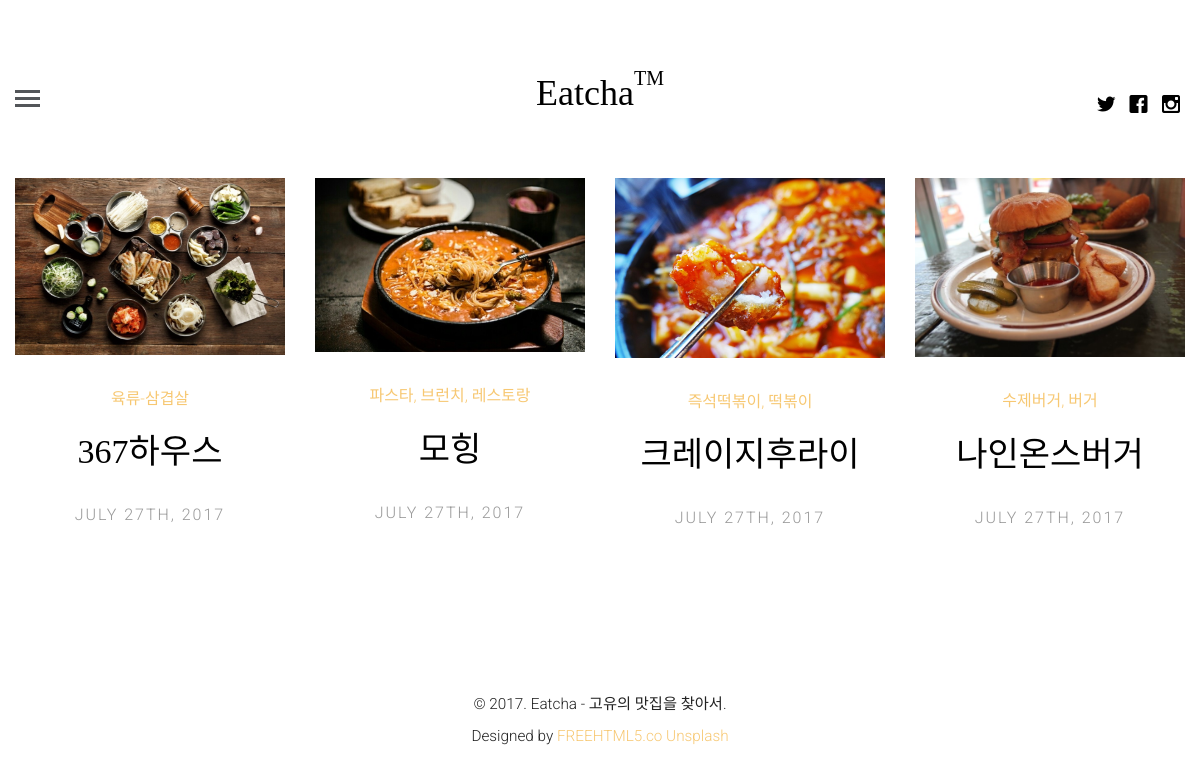
The app's page /shop/, older data.
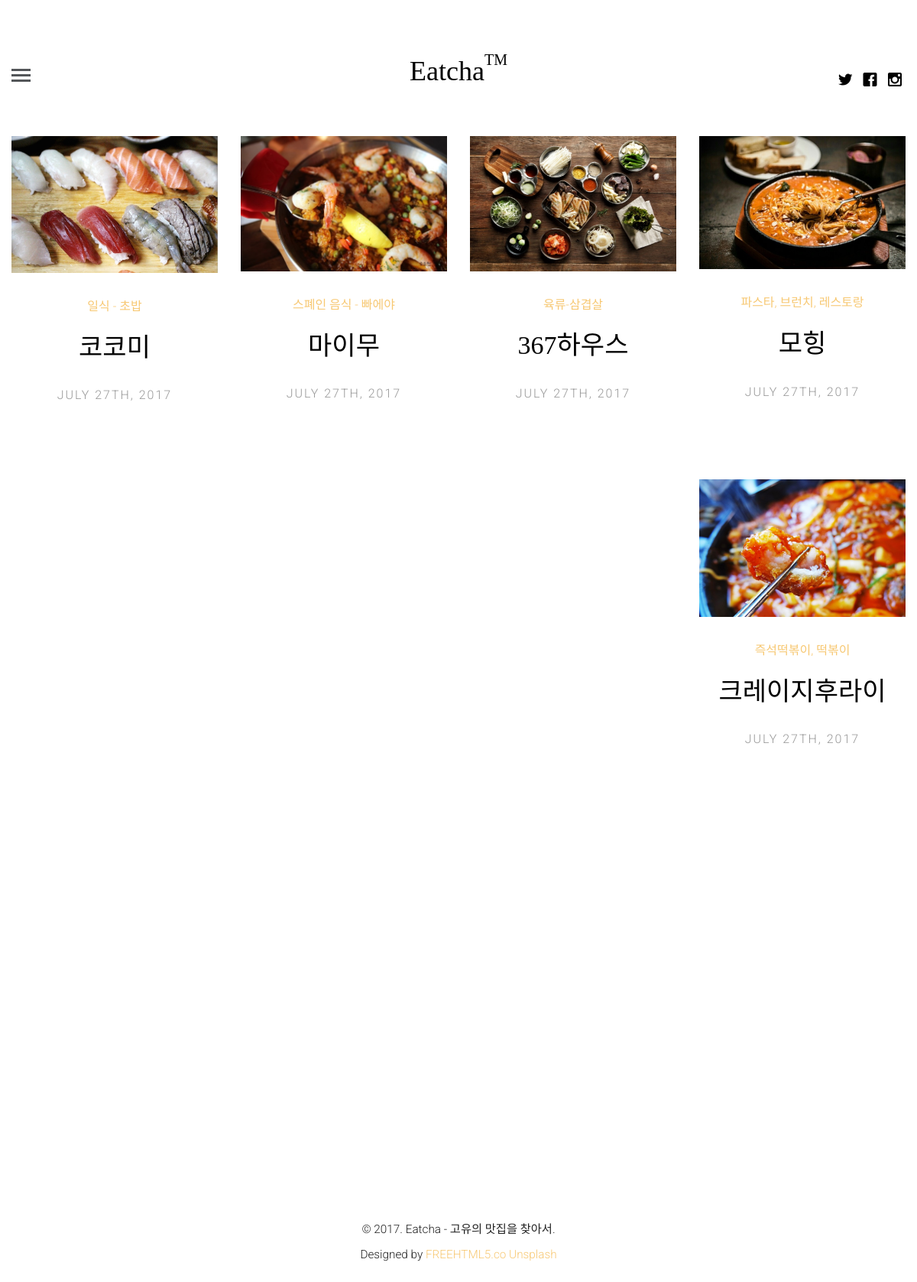
The same page, newer data.
### shop/models.py (models this page shows, shortened)
class Photo(models.Model):
    title = models.CharField(max_length=100,verbose_name="식당명",help_text='제목을 입력해 주세요')
    author = models.CharField(max_length=20)
    image = models.ImageField()
    content = models.TextField(max_length=500, verbose_name="내용",null=True, blank=True)
    cdate_created = models.DateTimeField(auto_now_add=True)
    date_updated = models.DateTimeField(auto_now=True)
    tags = models.CharField(max_length=100, blank=True)
    tag_set = models.ManyToManyField('Tag', blank=True)#('앱이름.tag')
    class Meta:
        ordering=['-id']

### shop/views.py (the view)
def all(request):
    qs = Photo.objects.all()
    return render(request, 'shop/index.html', {'img': qs})

### shop/templates/shop/index.html
{% extends "base.html" %}
{% block content %}
<div class="container-fluid">
        <div class="row fh5co-post-entry">
    {% for x in img %}
            <article class="col-lg-3 col-md-3 col-sm-3 col-xs-6 col-xxs-12 animate-box">
                 <figure>
                    <a href="post/{{x.id}}"><img src="{{ x.image.url }}" alt="Image" class="img-responsive"></a>
                </figure>
                <span class="fh5co-meta"><a href="single.html">{{x.tags}}</a></span>
                <h2 class="fh5co-article-title"><a href="single.html">{{x.title}}</a></h2>
                <span class="fh5co-meta fh5co-date">July 27th, 2017</span>
              </article>{% endfor %}
            <div class="clearfix visible-lg-block visible-md-block visible-sm-block visible-xs-block"></div>
    </div>
    </div>
{% endblock %}

### Eatcha/templates/base.html (shortened to what this page needs)
{% load staticfiles %}
<!DOCTYPE html>
 <html class="no-js">
    <head>
    <link rel="stylesheet" href="{% static 'css/animate.css' %}">
    <link rel="stylesheet" href="{% static 'css/icomoon.css' %}">
    <link rel="stylesheet" href="{% static 'css/bootstrap.css' %}">
    <link rel="stylesheet" href="{% static 'css/style.css' %}">
    </head>
    <body>
    <header id="fh5co-header">
        <div class="container-fluid">
            <div class="row">
                <a href="#" class="js-fh5co-nav-toggle fh5co-nav-toggle"><i></i></a>
                <ul class="fh5co-social">
                    <li><a href="#"><i class="icon-twitter"></i></a></li>
                    <li><a href="#"><i class="icon-facebook"></i></a></li>
                    <li><a href="#"><i class="icon-instagram"></i></a></li>
                </ul>
                <div class="col-lg-12 col-md-12 text-center">
                    <big><h1 id="fh5co-logo"><a href="index.html">Eatcha<sup>TM</sup></a></h1></big>
                </div>
            </div>
        </div>
    </header>
    {% block content %}
    {% endblock %}
    <footer id="fh5co-footer">
        <p><small>&copy; 2017. Eatcha - 고유의 맛집을 찾아서. <br> Designed by <a href="http://freehtml5.co" target="_blank">FREEHTML5.co</a>  <a href="http://unsplash.com/" target="_blank">Unsplash</a></small></p>
    </footer>
    </body>
</html>

### static/css/icomoon.css (style rules this page uses)
[class^="icon-"], [class*=" icon-"] { font-family: 'icomoon' !important; speak: none; font-style: normal; font-weight: normal; font-variant: normal; text-transform: none; line-height: 1; -webkit-font-smoothing: antialiased; -moz-osx-font-smoothing: grayscale; }
.icon-facebook:before { content: "\ea67"; }
.icon-instagram:before { content: "\ea6f"; }
.icon-twitter:before { content: "\ea7c"; }

### static/css/style.css (style rules this page uses)
html { background: #fff; }
body { font-family: "Roboto", arial, sans-serif; font-size: 18px; font-weight: 300; line-height: 1.8; color: #222; background: #fff; }
a { color: #f7c873; -webkit-transition: 0.5s; -o-transition: 0.5s; transition: 0.5s; }
h1, h2, h3, h4, h5, h6 { font-family: "Playfair Display", times, serif; color: #000; }
p { margin-bottom: 30px; }
#fh5co-header { padding: 3em 3em; float: left; width: 100%; }
@media screen and (max-width: 1200px) { #fh5co-header { padding-left: 15px; padding-right: 15px; } }
#fh5co-header .fh5co-nav-toggle { position: absolute; top: 4.2em; left: 3em; z-index: 99; }
@media screen and (max-width: 1200px) { #fh5co-header .fh5co-nav-toggle { top: 4em; left: 15px; } }
#fh5co-header .fh5co-social { position: absolute !important; right: 3em !important; top: 3.2em; z-index: 99; -webkit-transition: 0.5s; -o-transition: 0.5s; transition: 0.5s; }
@media screen and (max-width: 1200px) { #fh5co-header .fh5co-social { right: 15px !important; top: 3.2em; } }
#fh5co-header #fh5co-logo { text-align: center; }
#fh5co-header #fh5co-logo a { color: #000; }
#fh5co-header #fh5co-logo a sup { font-size: 20px; top: -20px; }
.fh5co-post-entry article { text-align: center; float: left; margin-bottom: 110px; padding-left: 3em; padding-right: 3em; }
@media screen and (max-width: 1200px) { .fh5co-post-entry article { margin-bottom: 80px; padding-left: 15px; padding-right: 15px; } }
.fh5co-post-entry article a img { opacity: 1; -webkit-transition: 0.5s; -o-transition: 0.5s; transition: 0.5s; }
.fh5co-post-entry article figure { margin-bottom: 30px; }
.fh5co-post-entry article h2 { font-family: "Playfair Display", times, serif; font-size: 34px; color: #000; margin-bottom: 30px; }
.fh5co-post-entry article h2 a { color: #000; }
.fh5co-post-entry article .fh5co-meta { font-size: 16px; font-family: "Roboto", arial, sans-serif; color: #999999; margin-bottom: 20px; display: block; }
.fh5co-post-entry article .fh5co-meta.fh5co-date { text-transform: uppercase; letter-spacing: 2px; }
.fh5co-social { padding: 0; margin: 30px 0 0 0; position: relative; }
.fh5co-social li { padding: 0; margin: 0; list-style: none; display: inline; }
.fh5co-social li a { font-size: 20px; padding: 4px; color: #000; }
#fh5co-footer { padding: 3em 0; text-align: center; }
.js .to-animate, .js .to-animate-2, .js .animate-box { opacity: 0; }
.fh5co-nav-toggle { width: 25px; height: 25px; cursor: pointer; text-decoration: none; }
.fh5co-nav-toggle i { position: relative; display: -moz-inline-stack; display: inline-block; zoom: 1; *display: inline; width: 25px; height: 3px; color: #535659; font: bold 14px/.4 Helvetica; text-transform: uppercase; text-indent: -55px; background: #535659; transition: all .2s ease-out; }
.fh5co-nav-toggle i::before, .fh5co-nav-toggle i::after { content: ''; width: 25px; height: 3px; background: #535659; position: absolute; left: 0; -webkit-transition: 0.2s; -o-transition: 0.2s; transition: 0.2s; }
.fh5co-nav-toggle i::before { top: -7px; }
.fh5co-nav-toggle i::after { bottom: -7px; }
.fh5co-nav-toggle { position: absolute; top: 18px; left: 0; z-index: 21; padding: 6px 0 0 0; display: block; margin: 0 auto; display: block; height: 44px; width: 25px; border-bottom: none !important; }

Row changes from the older to the newer data that the page shows:
no longer on this page (row unchanged): Photo: image (picture), tags "수제버거, 버거", title "나인온스버거"
added Photo: image (picture), tags "일식 - 초밥", title "코코미"
added Photo: image (picture), tags "스폐인 음식 - 빠에야", title "마이무"
